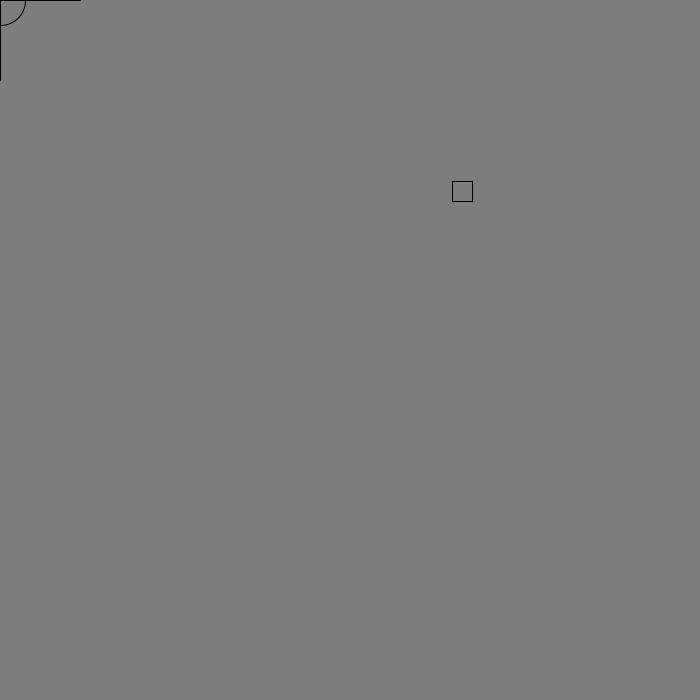
Frame 1 (no input)
Frame 60 (the mouse pressed at the canvas centre just before this capture): identical to frame 1, image omitted
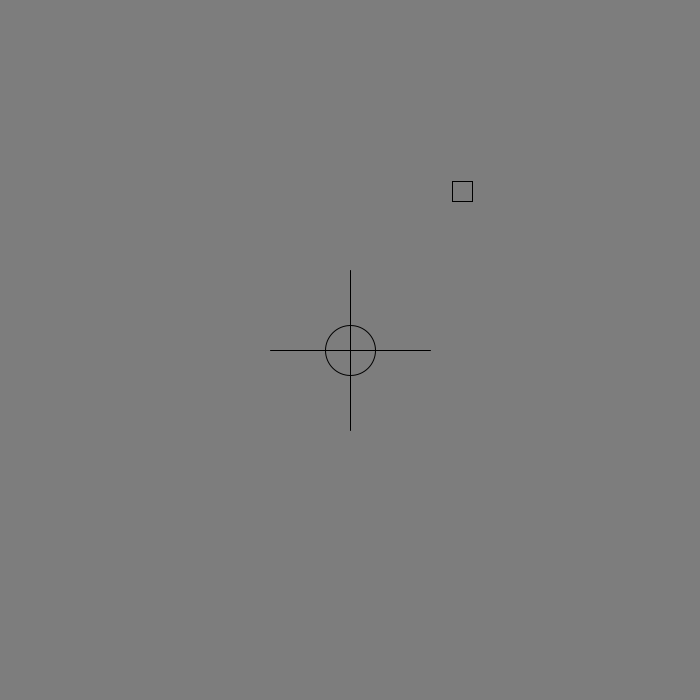
Frame 120 (the mouse held since frame 60 and released just before this capture)

The Processing sketch that drew these frames (run headless with seeded random() and noise(); from frame 60 on, the mouse is pressed at the canvas centre):

// Processing sketch: hw3
// ── hw3.pde
Crosshair pao;
Enemy enemy;
void setup()
{
  pao = new Crosshair();
  enemy = new Enemy(random(width),random(height));
  size(700,700);
  
}

void draw()
{
  background(125);
  pao.display();
  enemy.display();
}
// ── Crosshair.pde
class Crosshair{
  float x;
  float y;
  
  Crosshair()
  {
    x = mouseX;
    y = mouseY;
  }
  
  void display()
  {
    noFill();
    x = mouseX;
    y = mouseY;
    ellipse(x,y,50,50);
    line(x,y-80,x,y+80);
    line(x-80,y,x+80,y);
  }
  
}
// ── Enemy.pde
class Enemy{
  float x;
  float y;
  float s=0;
  
  Enemy (float x_,float y_)
  {
    x=x_;
    y=y_;
  }
  
  void display()
  {
    rect(x,y,20,20);
  }
}
